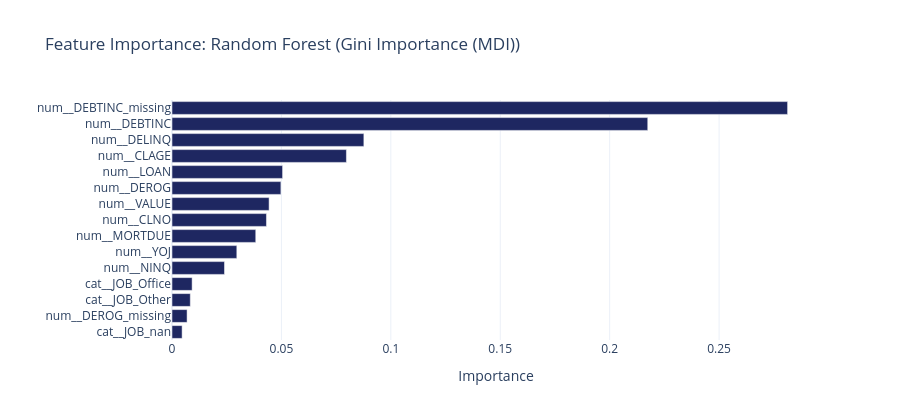

The notebook cell saved with this chart:
### Markdown cell above
---
## 8. Feature Importance: Mean Decrease in Impurity (MDI)

### Code cell
# Feature names after preprocessing
preprocessor = best_rf.named_steps["prep"]
all_feature_names = list(preprocessor.get_feature_names_out())

# MDI from the forest
importances_mdi = forest_model.feature_importances_

fig_mdi = plot_feature_importance(importances_mdi, all_feature_names, MODEL_NAME, "Gini Importance (MDI)")
fig_mdi.show()
save_chart(fig_mdi, MODEL_SLUG, "feature_importance_mdi")

### Figure 1 — Plotly figure (JSON) as saved in the notebook; plotly's stock layout.template omitted (floating-point values rounded to 4 significant figures)
{"data": [{"hovertemplate": "importance=%{x}<br>feature=%{y}<extra></extra>", "legendgroup": "", "marker": {"color": "#1E2761", "pattern": {"shape": ""}}, "name": "", "orientation": "h", "showlegend": false, "textposition": "auto", "type": "bar", "x": [0.004618, 0.006893, 0.008366, 0.009195, 0.02399, 0.02962, 0.03827, 0.04317, 0.04437, 0.04977, 0.05054, 0.0797, 0.08767, 0.2174, 0.2813], "xaxis": "x", "y": ["cat__JOB_nan", "num__DEROG_missing", "cat__JOB_Other", "cat__JOB_Office", "num__NINQ", "num__YOJ", "num__MORTDUE", "num__CLNO", "num__VALUE", "num__DEROG", "num__LOAN", "num__CLAGE", "num__DELINQ", "num__DEBTINC", "num__DEBTINC_missing"], "yaxis": "y"}], "layout": {"barmode": "relative", "height": 420, "legend": {"tracegroupgap": 0}, "title": {"text": "Feature Importance: Random Forest (Gini Importance (MDI))"}, "xaxis": {"anchor": "y", "domain": [0, 1], "title": {"text": "Importance"}}, "yaxis": {"anchor": "x", "domain": [0, 1], "title": {"text": ""}}}}
